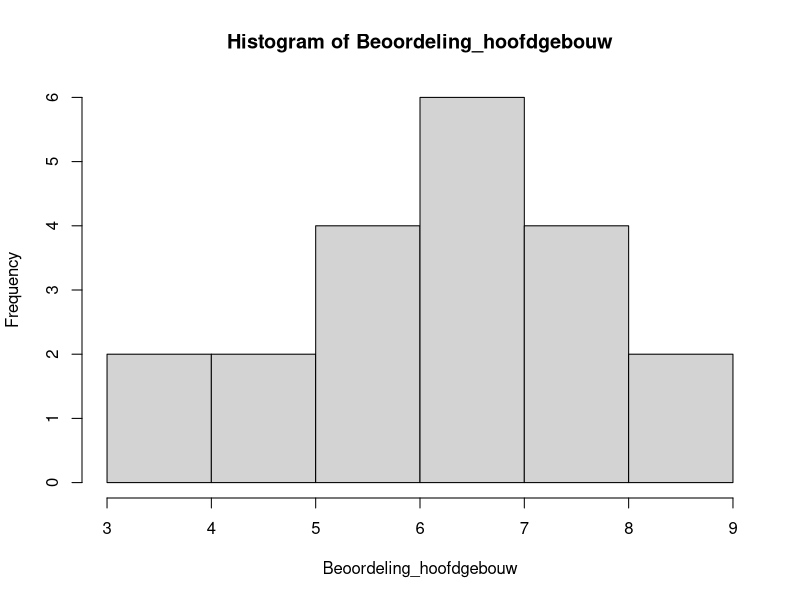
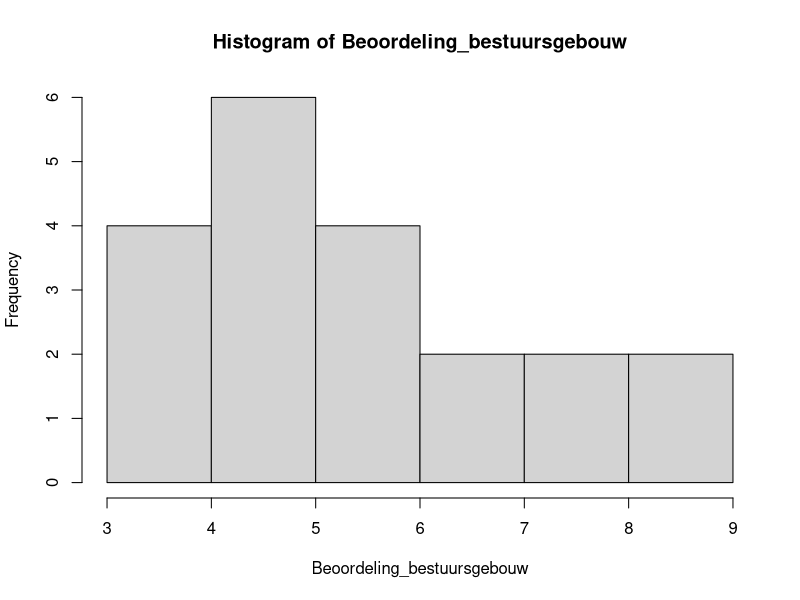
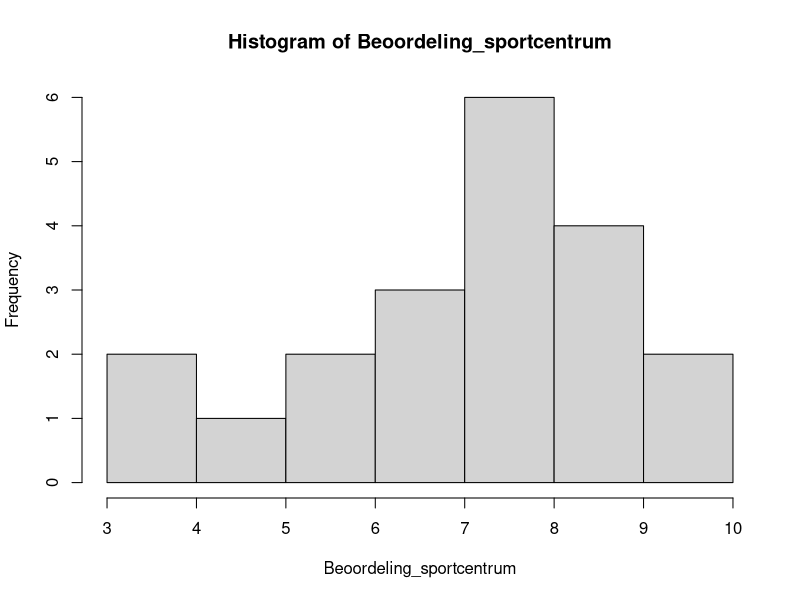
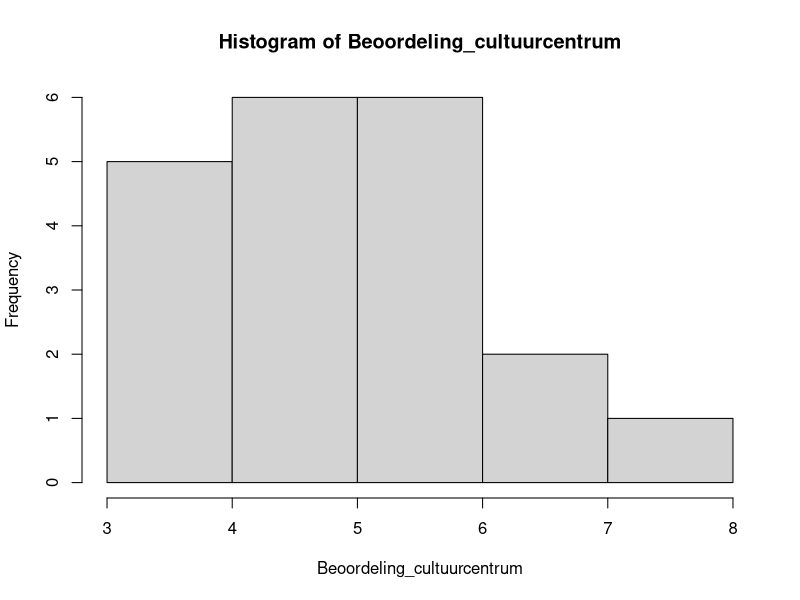

Write R code to recreate these figures, in order.

## +++++++++++++++++++++++++++++++++++++++++++++++++++++++++++++++++++++++++++++
## 09.R ####
## +++++++++++++++++++++++++++++++++++++++++++++++++++++++++++++++++++++++++++++
## R code voor Student Analytics Vrije Universiteit Amsterdam
## Copyright 2020 VU
## Web Page: http://www.vu.nl
## Contact: Theo Bakker (t.c.bakker@vu.nl)
## Verspreiding buiten de VU: Ja
##
## Doel: Doel
##
## Afhankelijkheden: Afhankelijkheid
##
## Datasets: Datasets
##
## Opmerkingen:
## 1) Geen.
## 2) ___
##
## ++++++++++++++++++++++++++++++++++++++++++++++++++++++++++++++++++++++++++++
## TODO:
## 1) ___.
##
## ++++++++++++++++++++++++++++++++++++++++++++++++++++++++++++++++++++++++++++
## Geschiedenis:
## 29-06-2020: EG: Aanmaak bestand
## ++++++++++++++++++++++++++++++++++++++++++++++++++++++++++++++++++++++++++++

# De vastgoedmanager van de  Facultaire Dienst (FD) van een hogeschool is 
# nieuwsgierig hoe de verschillende eetgelegenheden op de campus gewaardeerd 
# worden door studenten om te inventarisen op welke manier het horeca-aanbod 
# verbeterd kan worden. Uit de Nationale Studenten Enquête (NSE) blijkt dat 
# studenten van de hogeschool ontevreden zijn over het horeca-aanbod op de campus. 
# Als vervolgonderzoek hierop wordt een groep studenten gevraagd om de 
# eetgelegenheden op de campus te beoordelen. Aan de hand daarvan vergelijkt de 
# FD kantines in vier gebouwen: het hoofdgebouw, het bestuursgebouw, het 
# sportcentrum en het cultuurcentrum Rembrandt. Met deze gegevens wil de 
# vastgoedmanager onderzoeken of er verschillen zijn in de waarderingscijfers 
# van de kantines in de vier gebouwen. Als deze verschillen aanwezig zijn, is 
# zij benieuwd welke kantines van elkaar verschillen.

# Dataset heeft drie kolommen: Studentnummer, Kantine en Beoordeling. We
# nemen 20 eerstejaars studenten

# set seed
set.seed(1234, 
         kind = "Mersenne-Twister", 
         normal.kind = "Inversion",
         sample.kind = "Rejection")

# Definieer aantal eerstejaars studenten
N <- 20

# Simuleer studentnummers
Studentnummers_opties <- c(4000000:4500000)
Studentnummer_uniek <- sample(Studentnummers_opties, N)
Studentnummer <- rep(Studentnummer_uniek, times = 4)
Studentnummer <- as.factor(Studentnummer)

# Maak kantine variabele
Eetgelegenheid <- rep(c("Hoofdgebouw", "Bestuursgebouw", "Sportcentrum",
                 "Cultuurcentrum"), 
           each = N)


# Maak variabele beoordeling
Gewichten_hoofdgebouw <- c(0,0,0.05,0.05,0.1,0.2,0.3,0.2,0.1,0)
Beoordeling_hoofdgebouw <- c(rep(1,N*Gewichten_hoofdgebouw[1]),
                             rep(2,N*Gewichten_hoofdgebouw[2]),
                             rep(3,N*Gewichten_hoofdgebouw[3]),
                             rep(4,N*Gewichten_hoofdgebouw[4]),
                             rep(5,N*Gewichten_hoofdgebouw[5]),
                             rep(6,N*Gewichten_hoofdgebouw[6]),
                             rep(7,N*Gewichten_hoofdgebouw[7]),
                             rep(8,N*Gewichten_hoofdgebouw[8]),
                             rep(9,N*Gewichten_hoofdgebouw[9]),
                             rep(10,N*Gewichten_hoofdgebouw[10])
)

Gewichten_bestuursgebouw <- c(0,0,0.1,0.1,0.3,0.2,0.1,0.1,0.1,0)
Beoordeling_bestuursgebouw <- c(rep(1,N*Gewichten_bestuursgebouw[1]),
                             rep(2,N*Gewichten_bestuursgebouw[2]),
                             rep(3,N*Gewichten_bestuursgebouw[3]),
                             rep(4,N*Gewichten_bestuursgebouw[4]),
                             rep(5,N*Gewichten_bestuursgebouw[5]),
                             rep(6,N*Gewichten_bestuursgebouw[6]),
                             rep(7,N*Gewichten_bestuursgebouw[7]),
                             rep(8,N*Gewichten_bestuursgebouw[8]),
                             rep(9,N*Gewichten_bestuursgebouw[9]),
                             rep(10,N*Gewichten_bestuursgebouw[10])
)

Gewichten_sportcentrum <- c(0,0,0.05,0.05,0.05,0.1,0.15,0.3,0.2,0.1)
Beoordeling_sportcentrum <- c(rep(1,N*Gewichten_sportcentrum[1]),
                             rep(2,N*Gewichten_sportcentrum[2]),
                             rep(3,N*Gewichten_sportcentrum[3]),
                             rep(4,N*Gewichten_sportcentrum[4]),
                             rep(5,N*Gewichten_sportcentrum[5]),
                             rep(6,N*Gewichten_sportcentrum[6]),
                             rep(7,N*Gewichten_sportcentrum[7]),
                             rep(8,N*Gewichten_sportcentrum[8]),
                             rep(9,N*Gewichten_sportcentrum[9]),
                             rep(10,N*Gewichten_sportcentrum[10])
)

Gewichten_cultuurcentrum <- c(0,0,0.05,0.2,0.3,0.3,0.1,0.05,0,0)
Beoordeling_cultuurcentrum <- c(rep(1,N*Gewichten_cultuurcentrum[1]),
                             rep(2,N*Gewichten_cultuurcentrum[2]),
                             rep(3,N*Gewichten_cultuurcentrum[3]),
                             rep(4,N*Gewichten_cultuurcentrum[4]),
                             rep(5,N*Gewichten_cultuurcentrum[5]),
                             rep(6,N*Gewichten_cultuurcentrum[6]),
                             rep(7,N*Gewichten_cultuurcentrum[7]),
                             rep(8,N*Gewichten_cultuurcentrum[8]),
                             rep(9,N*Gewichten_cultuurcentrum[9]),
                             rep(10,N*Gewichten_cultuurcentrum[10])
)

hist(Beoordeling_hoofdgebouw)
hist(Beoordeling_bestuursgebouw)
hist(Beoordeling_sportcentrum)
hist(Beoordeling_cultuurcentrum)

Indexen_hoofdgebouw <- sample.int(N, N)
Indexen_bestuursgebouw <- sample.int(N, N)
Indexen_sportcentrum <- sample.int(N, N)
Indexen_cultuurcentrum <- sample.int(N, N)

Beoordeling <- c(Beoordeling_hoofdgebouw[Indexen_hoofdgebouw],
                 Beoordeling_bestuursgebouw[Indexen_bestuursgebouw],
                 Beoordeling_sportcentrum[Indexen_sportcentrum],
                 Beoordeling_cultuurcentrum[Indexen_cultuurcentrum])



# Maak dataset
Beoordelingen_eetgelegenheden <- cbind.data.frame(Studentnummer, Eetgelegenheid, Beoordeling)

# Sorteer data
Beoordelingen_eetgelegenheden <- Beoordelingen_eetgelegenheden[order(Beoordelingen_eetgelegenheden$Studentnummer),]

# Verwijder alles behalve dataset
rm(N, Studentnummers_opties, Studentnummer_uniek, Studentnummer, Eetgelegenheid,
   Gewichten_hoofdgebouw, Beoordeling_hoofdgebouw,
   Gewichten_bestuursgebouw, Beoordeling_bestuursgebouw,
   Gewichten_sportcentrum, Beoordeling_sportcentrum,
   Gewichten_cultuurcentrum, Beoordeling_cultuurcentrum,
   Indexen_hoofdgebouw, Indexen_bestuursgebouw, Indexen_sportcentrum,
   Indexen_cultuurcentrum, Beoordeling)

## Sla de datasets op
#write.csv(Beoordelingen_eetgelegenheden,
#          file = "05. Datasets/09_Beoordelingen_eetgelegenheden.csv")

# https://statistics.laerd.com/spss-tutorials/friedman-test-using-spss-statistics.php
# https://www.datanovia.com/en/lessons/friedman-test-in-r/
# https://www.sheffield.ac.uk/polopoly_fs/1.714575!/file/stcp-marshall-FriedmanS.pdf
# https://rdrr.io/cran/rstatix/man/friedman_effsize.html
# https://www.sheffield.ac.uk/mash/statistics/nonparametric
